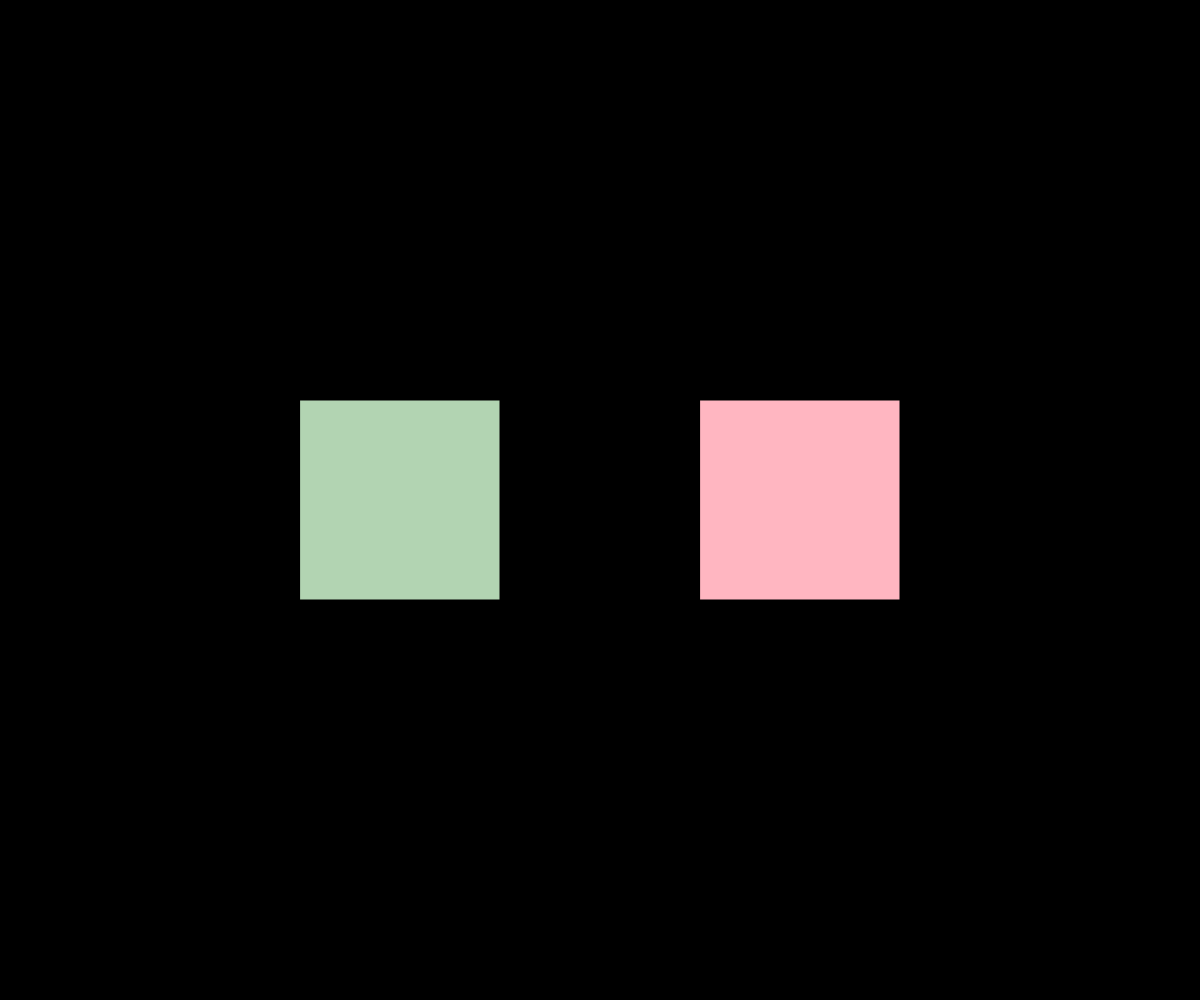
Frame 1 (no input)
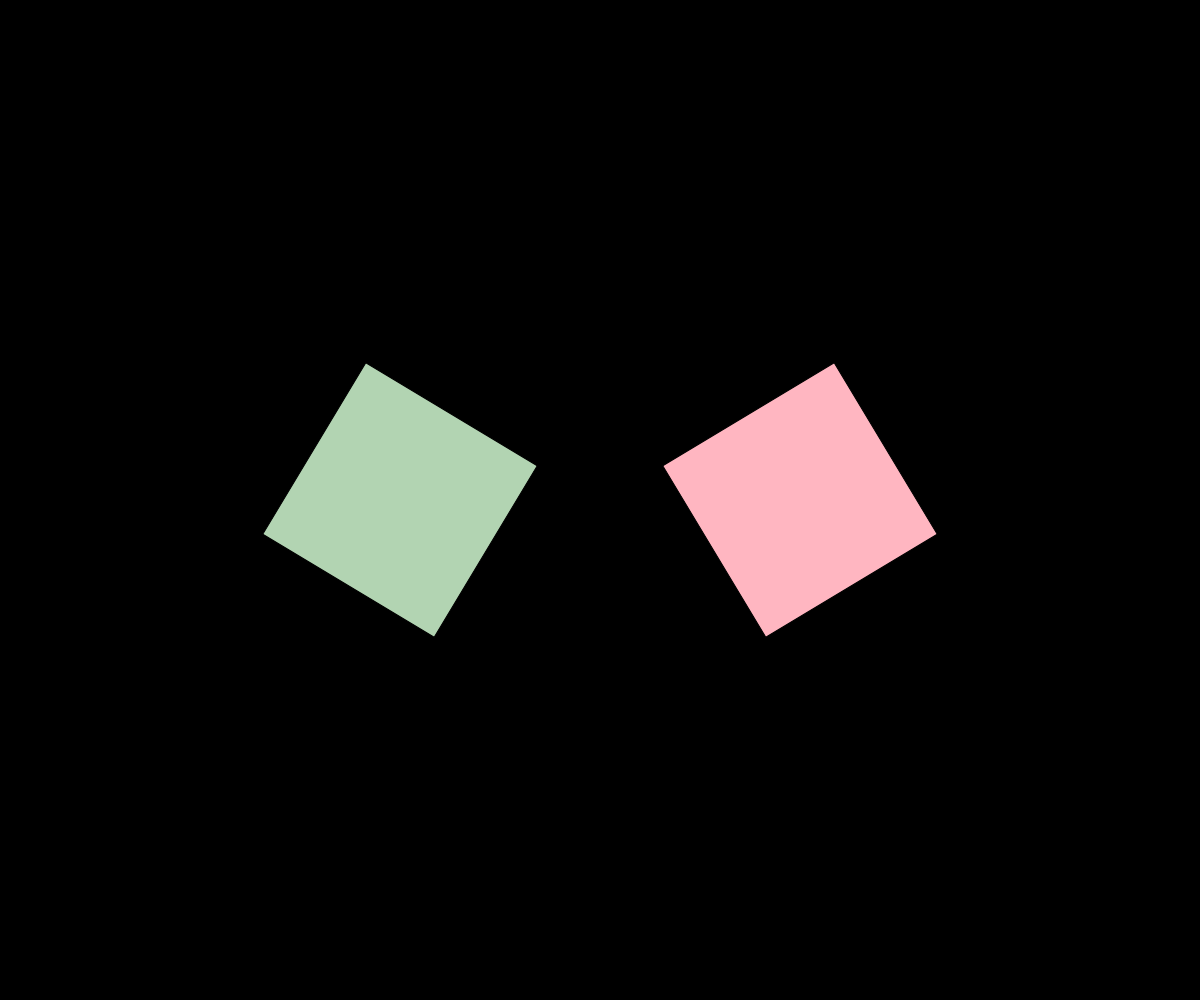
Frame 60 (no input)
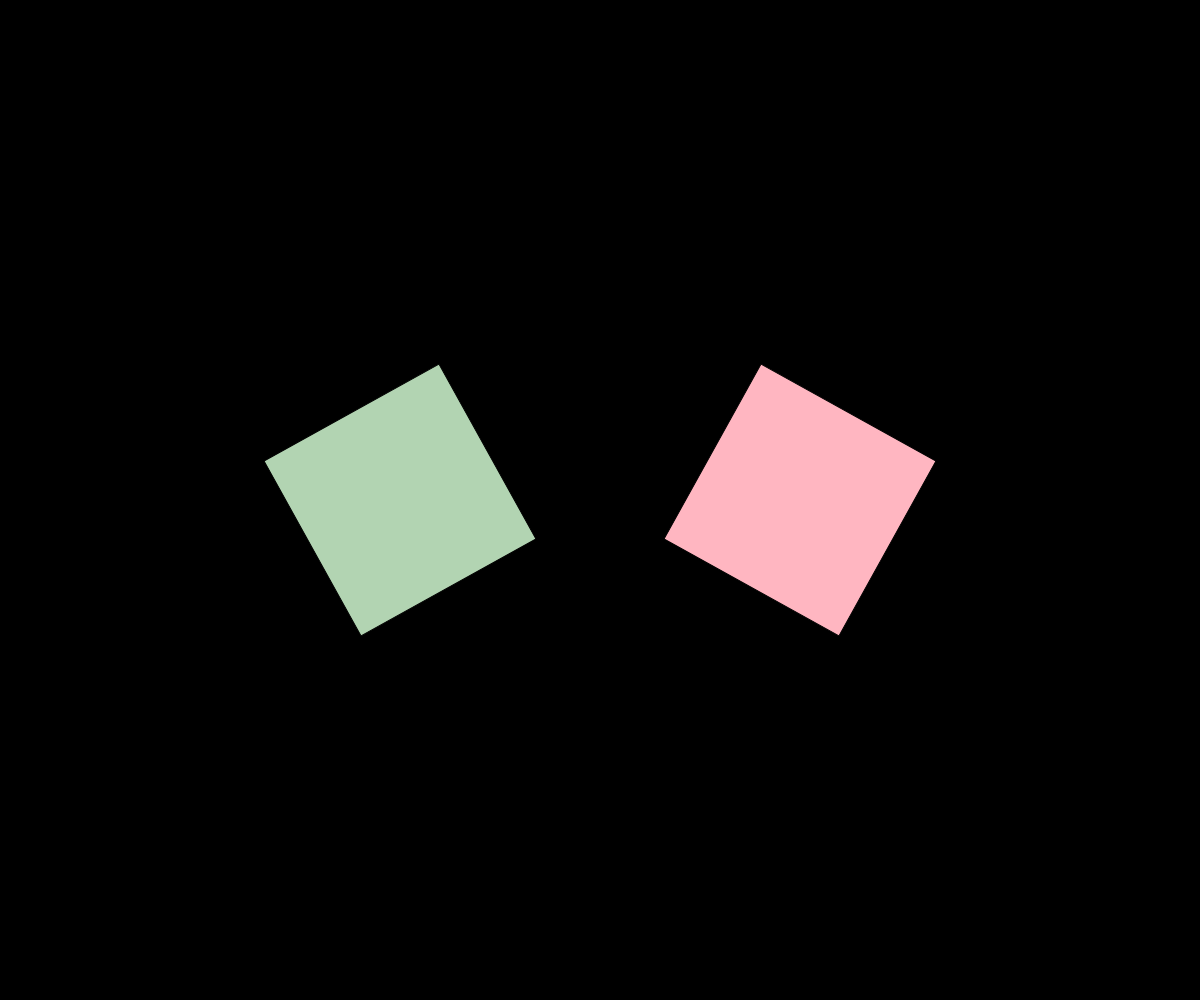
Frame 120 (the mouse pressed at the canvas centre since frame 60)

The p5.js sketch that drew these frames (run headless with seeded random() and noise() and a simulated clock; from frame 60 on, the mouse is pressed at the canvas centre):

// p5.js sketch
// ── sketch.js
let drehWinkel = 0

function setup() {
  createCanvas(windowWidth, windowHeight);
angleMode(DEGREES);
rectMode (CENTER);
}

function draw(){
background (0);

push(); //rechtseck rechts
//Koordinatensystem verschieben
translate(width/2 +200, height/2);

//rotieren
rotate(drehWinkel);

fill(255, 182, 193)
rect (0,0,200,200)

pop()




push(); //rechtseck links
//Koordinatensystem verschieben
translate(width/2 - 200, height/2);

//rotieren
rotate(-drehWinkel);

fill(178, 212, 178)
rect (0,0,200,200)


pop();


drehWinkel = drehWinkel + 1;
}
